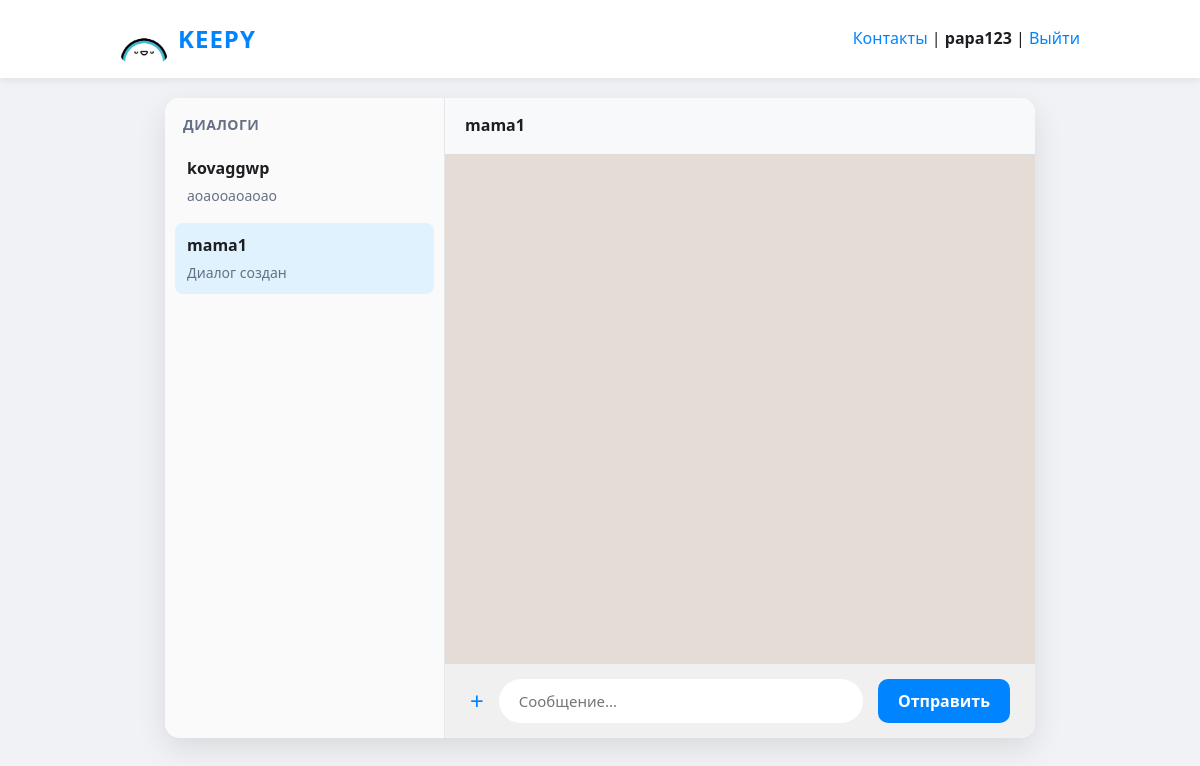
Page /chat/4 (signed in) on the committed database.
### tables this page shows
CREATE TABLE messages (
        id INTEGER PRIMARY KEY AUTOINCREMENT, chat_id INTEGER, sender_id INTEGER, 
        text TEXT, file_path TEXT, file_type TEXT, timestamp TEXT, delivered_at TEXT, read_at TEXT);

CREATE TABLE users (id INTEGER PRIMARY KEY AUTOINCREMENT, username TEXT UNIQUE, password TEXT, phone TEXT, email TEXT, birth_date TEXT, agreement_accepted_at TEXT, privacy_accepted_at TEXT);

CREATE TABLE chats (id INTEGER PRIMARY KEY AUTOINCREMENT, name TEXT, is_group INTEGER);

### app.py (the view, shortened to what this page needs)
@app.route("/chat/<int:chat_id>", methods=["GET", "POST"])
@login_required
def view_chat(chat_id):
    conn = get_db()
    current_user_id = session["user_id"]
    if not can_access_private_chat(conn, chat_id, current_user_id):
        conn.close()
        return "У вас нет доступа к этому чату", 403
    partner = conn.execute(
        """
        SELECT u.username
        FROM users u
        JOIN chat_members cm ON cm.user_id = u.id
        WHERE cm.chat_id = ? AND u.id != ?
        LIMIT 1
        """,
        (chat_id, current_user_id),
    ).fetchone()
    if not partner:
        conn.close()
        return "Собеседник не найден", 404
    read_ids = mark_chat_messages_read(conn, chat_id, current_user_id)
    messages = get_chat_messages(conn, chat_id)
    dialogs = get_dialog_list(conn, current_user_id)
    conn.close()
    return render_template(
        "chat.html",
        chat_id=chat_id,
        messages=messages,
        partner_username=partner["username"],
        dialogs=dialogs,
    )

### app.py (called while the page is built, shortened)
def get_db():
    conn = sqlite3.connect("keepy_messenger.db")
    conn.row_factory = sqlite3.Row
    return conn

def login_required(f):
    @wraps(f)
    def decorated(*args, **kwargs):
        if 'user_id' not in session:
            return redirect(url_for("login"))
        return f(*args, **kwargs)
    return decorated

def get_chat_messages(conn, chat_id):
    return conn.execute(
        """SELECT m.*, u.username as sender_name FROM messages m
           JOIN users u ON m.sender_id = u.id WHERE m.chat_id = ?
           ORDER BY m.id ASC""",
        (chat_id,),
    ).fetchall()

def can_access_private_chat(conn, chat_id, current_user_id):
    is_member = conn.execute(
        "SELECT 1 FROM chat_members WHERE chat_id=? AND user_id=?",
        (chat_id, current_user_id),
    ).fetchone()
    if not is_member:
        return False
    chat_row = conn.execute("SELECT id, is_group FROM chats WHERE id = ?", (chat_id,)).fetchone()
    return bool(chat_row and chat_row["is_group"] == 0)

def mark_chat_messages_read(conn, chat_id, current_user_id):
    pending = conn.execute(
        """
        SELECT id
        FROM messages
        WHERE chat_id = ?
          AND sender_id != ?
          AND read_at IS NULL
        ORDER BY id ASC
        """,
        (chat_id, current_user_id),
    ).fetchall()
    if not pending:
        return []

### templates/chat.html (shortened to what this page needs)
{% extends "base.html" %}
{% block content %}
<div class="chat-layout">
    <aside class="chat-sidebar">
        <div class="chat-sidebar-title">Диалоги</div>
        {% for d in dialogs %}
            <a href="/chat/{{ d.id }}" class="dialog-item side-item {% if d.id == chat_id %}active{% endif %}">
                <div class="dialog-main">
                    <div class="dialog-name">{{ d.other_username }}</div>
                    <div class="dialog-preview">
                        {% if d.last_text %}
                            {{ d.last_text }}
                        {% else %}
                            Диалог создан
                        {% endif %}
                    </div>
                </div>
            </a>
        {% endfor %}
    </aside>
    <div class="chat-window">
        <div class="chat-header">
            <b>{{ partner_username }}</b>
        </div>
        <div class="chat-messages" id="chat-box" data-last-id="{{ messages[-1].id if messages else 0 }}">
        </div>
        <form method="POST" class="chat-input-area" enctype="multipart/form-data">
            <label class="attach-label">+<input type="file" name="file" style="display:none;"></label>
            <input type="text" name="text" placeholder="Сообщение...">
            <button type="submit" class="btn-primary btn-auto send-btn">Отправить</button>
        </form>
    </div>
</div>
{% endblock %}

### static/css/style.css (style rules this page uses)
* { box-sizing: border-box; margin: 0; padding: 0; font-family: 'Segoe UI', sans-serif; }
body { background: #f0f2f5; color: #1c1e21; line-height: 1.6; }
a { text-decoration: none; color: #0084ff; transition: 0.2s; }
.btn-primary { background: #0084ff; color: #fff; border: none; padding: 14px; width: 100%; border-radius: 10px; cursor: pointer; font-weight: bold; font-size: 16px; display: inline-block; text-align: center; }
.btn-auto { width: auto; }
.chat-layout { display: flex; gap: 0; height: 80vh; background: #fff; border-radius: 15px; overflow: hidden; box-shadow: 0 10px 30px rgba(0,0,0,0.1); }
.chat-sidebar { width: 280px; border-right: 1px solid #e5e7eb; background: #fafafa; overflow-y: auto; padding: 10px; }
.chat-sidebar-title { font-size: 14px; font-weight: 700; color: #667085; margin: 6px 8px 10px; text-transform: uppercase; letter-spacing: 0.5px; }
.chat-window { background: #fff; height: 80vh; border-radius: 15px; display: flex; flex-direction: column; overflow: hidden; box-shadow: 0 10px 30px rgba(0,0,0,0.1); }
.chat-layout .chat-window { flex: 1; height: 100%; border-radius: 0; box-shadow: none; }
.chat-header { padding: 15px 20px; background: #f8f9fa; border-bottom: 1px solid #ddd; display: flex; align-items: center; gap: 14px; }
.chat-header b { color: #1c1e21; font-size: 16px; }
.chat-messages { flex: 1; padding: 20px; overflow-y: auto; display: flex; flex-direction: column; gap: 15px; background: #e5ddd5; }
.chat-input-area { padding: 15px 25px; background: #f0f0f0; display: flex; gap: 15px; align-items: center; }
.chat-input-area input[type="text"] { flex: 1; border: none; padding: 12px 20px; border-radius: 25px; font-size: 15px; outline: none; }
.attach-label { cursor: pointer; font-size: 24px; color: #0084ff; line-height: 1; }
.send-btn { padding: 11px 20px; }
.dialog-item { display: flex; justify-content: space-between; gap: 14px; background: #fff; padding: 14px 15px; margin-top: 10px; border-radius: 10px; border-left: 5px solid #0084ff; color: inherit; box-shadow: 0 2px 5px rgba(0,0,0,0.05); }
.side-item { border-left: 0; margin-top: 6px; padding: 10px 12px; border-radius: 8px; background: transparent; box-shadow: none; }
.side-item.active { background: #e0f2fe; }
.dialog-main { min-width: 0; }
.dialog-name { font-weight: 700; color: #1c1e21; }
.dialog-preview { margin-top: 3px; color: #667085; font-size: 14px; white-space: nowrap; overflow: hidden; text-overflow: ellipsis; max-width: 650px; }

### rows in the picture
messages: other_username "kovaggwp", last_text "аоаооаоаоао"
chats: other_username "mama1", shows "Диалог создан"
users: username "mama1"

### other values in the picture
{{ session.username }} "papa123"
